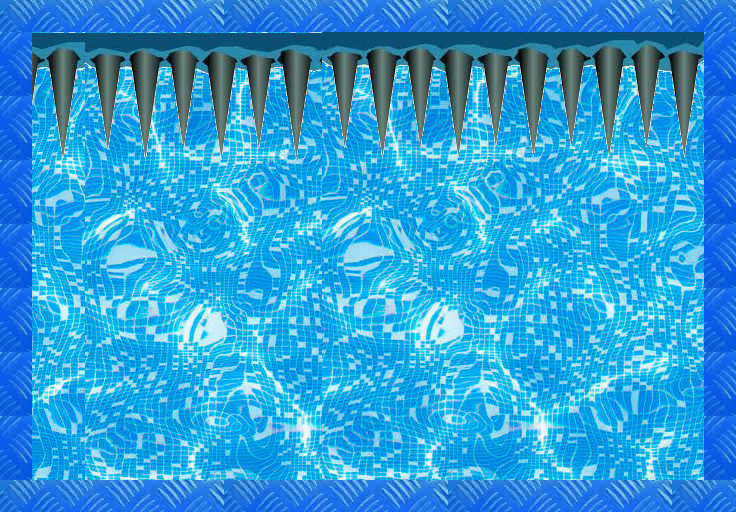

This is a level from a 2D game, rendered from its Tiled map with the project's own tilesets. A one-line summary and the map file follow, with tile-layer data summarised:
An orthogonal 23x16 tile map with 32x32 px tiles, 1 tile layer (set), 4 tilesets and 7 objects (4x floor, spikes).

<map version="1.0" orientation="orthogonal" width="23" height="16" tilewidth="32" tileheight="32">
 <tileset firstgid="1" name="roles" tilewidth="32" tileheight="32">
  <image source="evoman/images/roles.png" trans="ff00ff" width="450" height="32" />
  <tile id="0">
   <properties>
    <property name="player" value="yes" />
   </properties>
  </tile>
  <tile id="1">
   <properties>
    <property name="enemy" value="yes" />
   </properties>
  </tile>
  <tile id="2">
   <properties>
    <property name="exit" value="yes" />
   </properties>
  </tile>
  <tile id="3">
   <properties>
    <property name="reverse" value="yes" />
   </properties>
  </tile>
  <tile id="4">
   <properties>
    <property name="life" value="yes" />
   </properties>
  </tile>
  <tile id="5">
   <properties>
    <property name="hd" value="yes" />
   </properties>
  </tile>
  <tile id="6">
   <properties>
    <property name="plat" value="yes" />
   </properties>
  </tile>
  <tile id="7">
   <properties>
    <property name="gun" value="yes" />
   </properties>
  </tile>
  <tile id="8">
   <properties>
    <property name="spike" value="yes" />
   </properties>
  </tile>
  <tile id="9">
   <properties>
    <property name="spike2" value="yes" />
   </properties>
  </tile>
  <tile id="10">
   <properties>
    <property name="score" value="yes" />
   </properties>
  </tile>
  <tile id="11">
   <properties>
    <property name="medicine" value="yes" />
   </properties>
  </tile>
  <tile id="12">
   <properties>
    <property name="spike3" value="yes" />
   </properties>
  </tile>
  <tile id="13">
   <properties>
    <property name="spike4" value="yes" />
   </properties>
  </tile>
 </tileset>
 <tileset firstgid="15" name="download" tilewidth="32" tileheight="32">
  <image source="evoman/images/download.jpg" trans="ff00ff" width="284" height="177" />
 </tileset>
 <tileset firstgid="55" name="water2" tilewidth="32" tileheight="32">
  <image source="evoman/images/water2.jpg" trans="ff00ff" width="1300" height="800" />
 </tileset>
 <tileset firstgid="1055" name="bb" tilewidth="32" tileheight="32">
  <image source="evoman/images/bb.jpeg" trans="ff00ff" width="240" height="179" />
 </tileset>
 <layer name="set" width="23" height="16" opacity="0.99">
  <data>[368 cells, 368 non-empty, 303 distinct tile ids]</data>
 </layer>
 <objectgroup name="triggers" width="23" height="16" visible="0">
  <object gid="1" x="59" y="449" />
  <object gid="2" x="635" y="449" />
  <object name="floor" x="0" y="2" width="733" height="8">
   <properties>
    <property name="blockers" value="tlrb" />
   </properties>
  </object>
  <object name="floor" x="0" y="2" width="29" height="478">
   <properties>
    <property name="blockers" value="tlrb" />
   </properties>
  </object>
  <object name="floor" x="703" y="3" width="30" height="479">
   <properties>
    <property name="blockers" value="tlrb" />
   </properties>
  </object>
  <object name="floor" x="2" y="481" width="729" height="28">
   <properties>
    <property name="blockers" value="tlrb" />
   </properties>
  </object>
  <object name="spikes" x="1" y="12" width="733" height="146">
   <properties>
    <property name="killers" value="tlrb" />
   </properties>
  </object>
 </objectgroup>
</map>